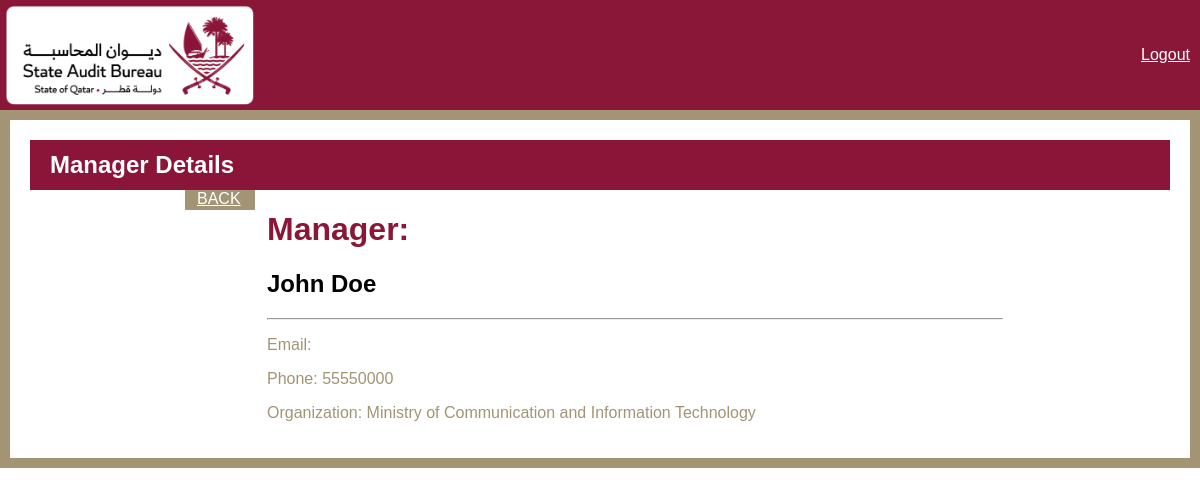
Page /manager/6/ on the committed database.
### base/models.py (models this page shows)
class Manager(models.Model):
    manager = models.OneToOneField(CustomUser, on_delete=models.CASCADE)
    phone = models.CharField(max_length=100)
    organization = models.CharField(max_length=100)
    def __str__(self):
            return self.manager.first_name + ' ' + self.manager.last_name

### accounts/models.py (models this page shows, shortened)
class CustomUser(AbstractUser):
    username = models.CharField(max_length=11, unique=True)
    email = models.EmailField(max_length=254)
    first_name = models.CharField(max_length=30)
    last_name = models.CharField(max_length=30)
    ROLE_CHOICES = (
        ('trainee', 'Trainee'),
        ('admin', 'Admin'),
        ('manager', 'Manager'),
    )
    role = models.CharField(max_length=10, choices=ROLE_CHOICES, default="trainee")
    secret_key = models.CharField(max_length=16, blank=True, null=True)
    USERNAME_FIELD = "username"
    REQUIRED_FIELDS = "email", "first_name", "last_name", "role"

### base/views.py (the view)
# urls.py: path('manager/<int:pk>/', ManagerDetail.as_view(), name="manager"),
class ManagerDetail(DetailView):
    model = Manager
    template_name = 'base/admin_dashboard/manager_detail.html'
    context_object_name = 'manager'

### base/templates/base/admin_dashboard/manager_detail.html (shortened to what this page needs)
{% load static %}
<!DOCTYPE html>
<html>
   <head>
      <link rel="stylesheet" href="https://cdnjs.cloudflare.com/ajax/libs/font-awesome/6.3.0/css/all.min.css" />
	    <link rel="stylesheet" href="https://cdnjs.cloudflare.com/ajax/libs/bootstrap/5.3.0-alpha1/css/bootstrap-grid.min.css" />
    <link rel="stylesheet" href="{% static 'css/reg_style.css' %}">
</head>
   <body>
    <div class="header">
      <div class="logo">
         <img src="{% static 'img/primary-rgb-state-audit-bureau-1@2x.png' %}" alt="Logo">
        </div>
        <div class="language-toggle">
          <span ><a  style="color:white;"class="hello-msg" href="{% url 'logout' %}">Logout</a></span>
       </div>
    </div>
    <div class="gold-border container-fluid">
      <div class="maroon-bar">
        <h2>Manager Details</h2>
      </div>
      <div class="container">
        <div class="row justify-content-center">
          <a class="btn btn-primary" style="width: 70px; height:20px; color:white;" href="{% url 'managers' %}">BACK</a>
          <div class="col-md-8">
            <div class="card">
              <div class="card-header">
                <h1 style="color:#8A1738" > Manager:</h1>
                <h2 style="color:#000">{{manager}}</h2>
                <hr/>
              </div>
              <div class="card-body" >
                <p> Email: {{manager.email}}</p>
                <p> Phone: {{manager.phone}}</p>
                <p> Organization: {{manager.organization}}</p>
              </div>
            </div>
          </div>
        </div>
      </div>
    </div>
</body>
</html>

### base/static/css/reg_style.css (style rules this page uses)
* { box-sizing: border-box; }
body { margin: 0; font-family: sans-serif; color: #A29475; }
.header { display: flex; justify-content: space-between; align-items: center; padding: 10px; background-color: #8A1738; height: 110px; }
.logo img { height: 100px; left: 5px; position: absolute; top: 5px; }
.btn-primary { background-color: #A29475 !important; border-color: #A29475 !important; }

### base/templates/base/admin_dashboard/manager_detail.html (style rules this page uses)
body { margin: 20px; background-color: #fff; }
.gold-border { border: 10px solid#A29475; padding: 20px; background-color: #fff; }
.maroon-bar { background-color: #8A1538; color: #fff; height: 50px; display: flex; align-items: center; justify-content: flex-start; padding: 0 20px; }
.maroon-bar h2 { margin: 0; font-weight: bold; font-size: 24px; }

### rows in the picture
Manager: manager.last_name "John Doe", phone "55550000", organization "Ministry of Communication and Information Technology"
